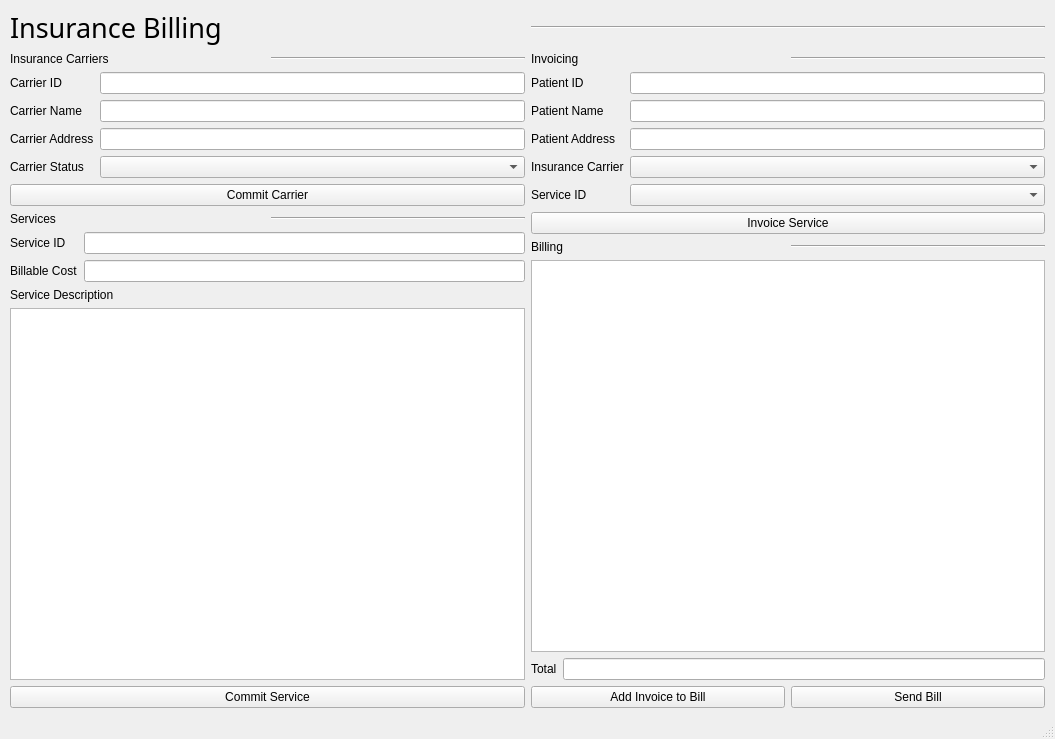
<?xml version="1.0" encoding="UTF-8"?>
<ui version="4.0">
 <class>MainWindow</class>
 <widget class="QMainWindow" name="MainWindow">
  <property name="geometry">
   <rect>
    <x>0</x>
    <y>0</y>
    <width>1055</width>
    <height>739</height>
   </rect>
  </property>
  <property name="windowTitle">
   <string>MainWindow</string>
  </property>
  <widget class="QWidget" name="eprwidget">
   <property name="enabled">
    <bool>true</bool>
   </property>
   <property name="autoFillBackground">
    <bool>false</bool>
   </property>
   <layout class="QVBoxLayout" name="verticalLayout_7">
    <property name="leftMargin">
     <number>10</number>
    </property>
    <property name="rightMargin">
     <number>10</number>
    </property>
    <item>
     <layout class="QHBoxLayout" name="erTitle">
      <property name="spacing">
       <number>6</number>
      </property>
      <property name="leftMargin">
       <number>0</number>
      </property>
      <item>
       <widget class="QLabel" name="label">
        <property name="font">
         <font>
          <family>Segoe Print</family>
          <pointsize>20</pointsize>
         </font>
        </property>
        <property name="text">
         <string>Insurance Billing</string>
        </property>
       </widget>
      </item>
      <item>
       <widget class="Line" name="line">
        <property name="orientation">
         <enum>Qt::Horizontal</enum>
        </property>
       </widget>
      </item>
     </layout>
    </item>
    <item>
     <layout class="QHBoxLayout" name="horizontalLayout_7">
      <item>
       <layout class="QVBoxLayout" name="verticalLayout_3">
        <item>
         <layout class="QVBoxLayout" name="verticalLayout_2">
          <item>
           <layout class="QHBoxLayout" name="horizontalLayout_2">
            <item>
             <widget class="QLabel" name="label_4">
              <property name="text">
               <string>Insurance Carriers</string>
              </property>
             </widget>
            </item>
            <item>
             <widget class="Line" name="line_3">
              <property name="orientation">
               <enum>Qt::Horizontal</enum>
              </property>
             </widget>
            </item>
           </layout>
          </item>
          <item>
           <layout class="QFormLayout" name="formLayout">
            <item row="0" column="0">
             <widget class="QLabel" name="carrierIDLabel">
              <property name="text">
               <string>Carrier ID</string>
              </property>
             </widget>
            </item>
            <item row="0" column="1">
             <widget class="QLineEdit" name="carrierIDLineEdit"/>
            </item>
            <item row="1" column="0">
             <widget class="QLabel" name="carrierNameLabel">
              <property name="text">
               <string>Carrier Name</string>
              </property>
             </widget>
            </item>
            <item row="1" column="1">
             <widget class="QLineEdit" name="carrierNameLineEdit"/>
            </item>
            <item row="2" column="0">
             <widget class="QLabel" name="carrierAddressLabel">
              <property name="text">
               <string>Carrier Address</string>
              </property>
             </widget>
            </item>
            <item row="2" column="1">
             <widget class="QLineEdit" name="carrierAddressLineEdit"/>
            </item>
            <item row="3" column="0">
             <widget class="QLabel" name="carrierStatusLabel">
              <property name="text">
               <string>Carrier Status</string>
              </property>
             </widget>
            </item>
            <item row="3" column="1">
             <widget class="QComboBox" name="carrierStatusComboBox"/>
            </item>
           </layout>
          </item>
          <item>
           <widget class="QPushButton" name="pushButton_2">
            <property name="text">
             <string>Commit Carrier</string>
            </property>
           </widget>
          </item>
         </layout>
        </item>
        <item>
         <layout class="QVBoxLayout" name="verticalLayout">
          <item>
           <layout class="QHBoxLayout" name="horizontalLayout">
            <item>
             <widget class="QLabel" name="label_3">
              <property name="text">
               <string>Services</string>
              </property>
             </widget>
            </item>
            <item>
             <widget class="Line" name="line_2">
              <property name="orientation">
               <enum>Qt::Horizontal</enum>
              </property>
             </widget>
            </item>
           </layout>
          </item>
          <item>
           <layout class="QFormLayout" name="formLayout_2">
            <item row="0" column="0">
             <widget class="QLabel" name="serviceIDLabel">
              <property name="text">
               <string>Service ID</string>
              </property>
             </widget>
            </item>
            <item row="0" column="1">
             <widget class="QLineEdit" name="serviceIDLineEdit"/>
            </item>
            <item row="1" column="0">
             <widget class="QLabel" name="billableCostLabel">
              <property name="text">
               <string>Billable Cost</string>
              </property>
             </widget>
            </item>
            <item row="1" column="1">
             <widget class="QLineEdit" name="billableCostLineEdit"/>
            </item>
           </layout>
          </item>
          <item>
           <widget class="QLabel" name="label_2">
            <property name="text">
             <string>Service Description</string>
            </property>
           </widget>
          </item>
          <item>
           <widget class="QTextEdit" name="textEdit"/>
          </item>
          <item>
           <widget class="QPushButton" name="pushButton">
            <property name="text">
             <string>Commit Service</string>
            </property>
           </widget>
          </item>
         </layout>
        </item>
       </layout>
      </item>
      <item>
       <layout class="QVBoxLayout" name="verticalLayout_6">
        <item>
         <layout class="QVBoxLayout" name="verticalLayout_4">
          <item>
           <layout class="QHBoxLayout" name="horizontalLayout_3">
            <item>
             <widget class="QLabel" name="label_5">
              <property name="text">
               <string>Invoicing</string>
              </property>
             </widget>
            </item>
            <item>
             <widget class="Line" name="line_4">
              <property name="orientation">
               <enum>Qt::Horizontal</enum>
              </property>
             </widget>
            </item>
           </layout>
          </item>
          <item>
           <layout class="QFormLayout" name="formLayout_3">
            <item row="0" column="0">
             <widget class="QLabel" name="patientIDLabel">
              <property name="text">
               <string>Patient ID</string>
              </property>
             </widget>
            </item>
            <item row="0" column="1">
             <widget class="QLineEdit" name="patientIDLineEdit"/>
            </item>
            <item row="1" column="0">
             <widget class="QLabel" name="patientNameLabel">
              <property name="text">
               <string>Patient Name</string>
              </property>
             </widget>
            </item>
            <item row="1" column="1">
             <widget class="QLineEdit" name="patientNameLineEdit"/>
            </item>
            <item row="2" column="0">
             <widget class="QLabel" name="patientAddressLabel">
              <property name="text">
               <string>Patient Address</string>
              </property>
             </widget>
            </item>
            <item row="2" column="1">
             <widget class="QLineEdit" name="patientAddressLineEdit"/>
            </item>
            <item row="3" column="0">
             <widget class="QLabel" name="insuranceCarrierLabel">
              <property name="text">
               <string>Insurance Carrier</string>
              </property>
             </widget>
            </item>
            <item row="3" column="1">
             <widget class="QComboBox" name="insuranceCarrierComboBox"/>
            </item>
            <item row="4" column="0">
             <widget class="QLabel" name="serviceIDLabel_2">
              <property name="text">
               <string>Service ID</string>
              </property>
             </widget>
            </item>
            <item row="4" column="1">
             <widget class="QComboBox" name="serviceIDComboBox"/>
            </item>
           </layout>
          </item>
          <item>
           <widget class="QPushButton" name="pushButton_3">
            <property name="text">
             <string>Invoice Service</string>
            </property>
           </widget>
          </item>
         </layout>
        </item>
        <item>
         <layout class="QVBoxLayout" name="verticalLayout_5">
          <item>
           <layout class="QHBoxLayout" name="horizontalLayout_4">
            <item>
             <widget class="QLabel" name="label_6">
              <property name="text">
               <string>Billing</string>
              </property>
             </widget>
            </item>
            <item>
             <widget class="Line" name="line_5">
              <property name="orientation">
               <enum>Qt::Horizontal</enum>
              </property>
             </widget>
            </item>
           </layout>
          </item>
          <item>
           <widget class="QListWidget" name="listWidget"/>
          </item>
          <item>
           <layout class="QHBoxLayout" name="horizontalLayout_5">
            <item>
             <widget class="QLabel" name="label_7">
              <property name="text">
               <string>Total</string>
              </property>
             </widget>
            </item>
            <item>
             <widget class="QLineEdit" name="lineEdit"/>
            </item>
           </layout>
          </item>
          <item>
           <layout class="QHBoxLayout" name="horizontalLayout_6">
            <item>
             <widget class="QPushButton" name="pushButton_5">
              <property name="text">
               <string>Add Invoice to Bill</string>
              </property>
             </widget>
            </item>
            <item>
             <widget class="QPushButton" name="pushButton_4">
              <property name="text">
               <string>Send Bill</string>
              </property>
             </widget>
            </item>
           </layout>
          </item>
         </layout>
        </item>
       </layout>
      </item>
     </layout>
    </item>
   </layout>
  </widget>
  <widget class="QStatusBar" name="statusbar"/>
  <action name="actionHelp_Page">
   <property name="text">
    <string>Help Page</string>
   </property>
  </action>
  <action name="actionAdministrator_Login">
   <property name="enabled">
    <bool>true</bool>
   </property>
   <property name="text">
    <string>User Management</string>
   </property>
  </action>
  <action name="actionElectronic_Patient_Record">
   <property name="text">
    <string>Electronic Patient Record</string>
   </property>
  </action>
  <action name="actionPhysician_Scheduler">
   <property name="text">
    <string>Physician Scheduler</string>
   </property>
  </action>
  <action name="actionLab_Order_Tracking">
   <property name="text">
    <string>Lab Order Tracking</string>
   </property>
  </action>
  <action name="actionPharmacy_Order_Tracking">
   <property name="text">
    <string>Pharmacy Order Tracking</string>
   </property>
  </action>
  <action name="actionInsurance_Billing">
   <property name="text">
    <string>Insurance Billing</string>
   </property>
  </action>
  <action name="actionEquipment_Inventory_and_Maintenance">
   <property name="text">
    <string>Equipment Inventory and Maintenance</string>
   </property>
  </action>
  <action name="actionPrint">
   <property name="text">
    <string>Print</string>
   </property>
  </action>
 </widget>
 <resources/>
 <connections/>
</ui>
